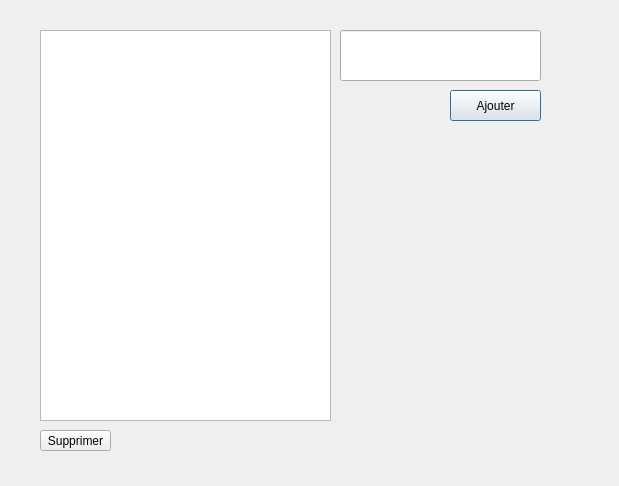
<?xml version="1.0" encoding="UTF-8"?>
<ui version="4.0">
 <class>Dialog</class>
 <widget class="QDialog" name="Dialog">
  <property name="geometry">
   <rect>
    <x>0</x>
    <y>0</y>
    <width>619</width>
    <height>486</height>
   </rect>
  </property>
  <property name="windowTitle">
   <string>Dialog</string>
  </property>
  <widget class="QListView" name="listView">
   <property name="geometry">
    <rect>
     <x>40</x>
     <y>30</y>
     <width>291</width>
     <height>391</height>
    </rect>
   </property>
  </widget>
  <widget class="QPushButton" name="pushButton">
   <property name="geometry">
    <rect>
     <x>450</x>
     <y>90</y>
     <width>91</width>
     <height>31</height>
    </rect>
   </property>
   <property name="text">
    <string>Ajouter</string>
   </property>
  </widget>
  <widget class="QLineEdit" name="lineEdit">
   <property name="geometry">
    <rect>
     <x>340</x>
     <y>30</y>
     <width>201</width>
     <height>51</height>
    </rect>
   </property>
  </widget>
  <widget class="QPushButton" name="Suppression">
   <property name="geometry">
    <rect>
     <x>40</x>
     <y>430</y>
     <width>71</width>
     <height>21</height>
    </rect>
   </property>
   <property name="text">
    <string>Supprimer</string>
   </property>
  </widget>
 </widget>
 <resources/>
 <connections/>
</ui>
